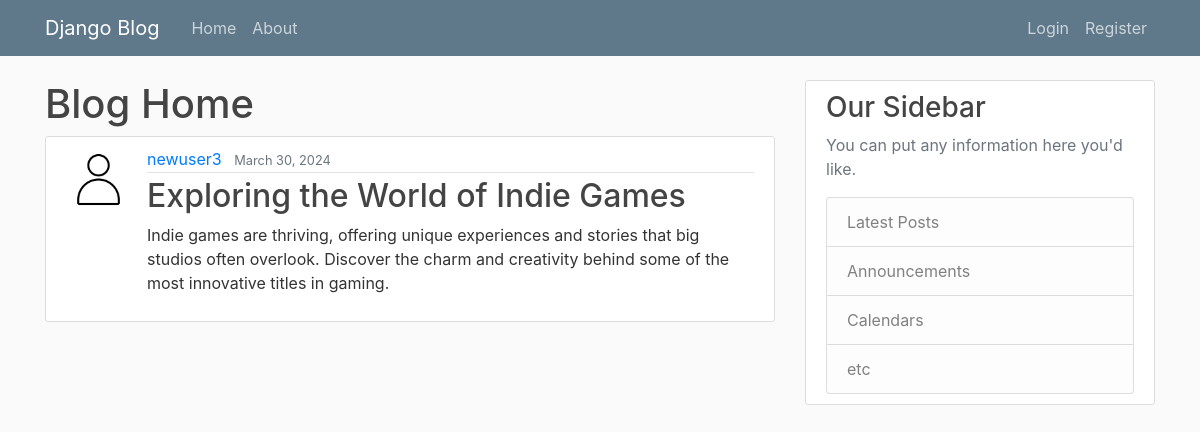
The app's page /post/18/ with its own data.
### blog/models.py (models this page shows, shortened)
class Post(models.Model):
    title = models.CharField(max_length=100)
    content = models.TextField()
    date_posted = models.DateTimeField(default=timezone.now)
    author = models.ForeignKey(User, on_delete=models.CASCADE)

### users/models.py (models this page shows, shortened)
class Profile(models.Model):
    user = models.OneToOneField(User, on_delete=models.CASCADE)
    image = models.ImageField(default='default.jpg', upload_to='profile_pics')

### blog/views.py (the view)
# urls.py: path('post/<int:pk>/', views.PostDetailView.as_view(), name='post-detail'),
class PostDetailView(DetailView):
    model = Post

### templates/blog/post_detail.html (shortened to what this page needs)
{% extends "blog/base.html" %}
{% block content %}
<h1>Blog Home</h1>
    <article class="media content-section">
        <img class="rounded-circle article-img" src="{{ object.author.profile.image.url }}">
        <div class="media-body">
            <div class="article-metadata">
                <a class="mr-2" href="{%  url 'user-posts' object.author.username %}">{{ object.author }}</a>
                <small class="text-muted">{{ object.date_posted|date:"F d, Y" }}</small>
            </div>
            <h2 class="article-title">{{ object.title }}</h2>
            <p class="article-content">{{ object.content }}</p>
        </div>
    </article>
{% endblock content %}

### blog/static/blog/main.css (style rules this page uses)
body { background: #fafafa; color: #333333; margin-top: 5rem; }
h1, h2, h3, h4, h5, h6 { color: #444444; }
.content-section { background: #ffffff; padding: 10px 20px; border: 1px solid #dddddd; border-radius: 3px; margin-bottom: 20px; }
.article-title { color: #444444; }
.article-content { white-space: pre-line; }
.article-img { height: 65px; width: 65px; margin-right: 16px; }
.article-metadata { padding-bottom: 1px; margin-bottom: 4px; border-bottom: 1px solid #e3e3e3 }

### records on screen
Post: author.profile.image (placeholder picture), author "newuser3", date_posted "March 30, 2024", title "Exploring the World of Indie Games", content "Indie games are thriving, offering unique experiences and stories that big studios often overlook. Discover the charm and creativity behind some of the most innovative titles in gaming."
